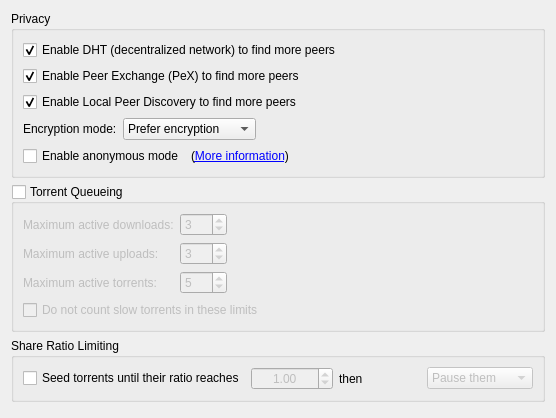
          <widget class="QWidget" name="scrollAreaWidgetContents_4">
           <property name="geometry">
            <rect>
             <x>0</x>
             <y>0</y>
             <width>556</width>
             <height>418</height>
            </rect>
           </property>
           <layout class="QVBoxLayout" name="verticalLayout_7">
            <item>
             <widget class="QGroupBox" name="AddBTFeaturesBox">
              <property name="title">
               <string>Privacy</string>
              </property>
              <layout class="QVBoxLayout" name="verticalLayout_14">
               <item>
                <widget class="QCheckBox" name="checkDHT">
                 <property name="text">
                  <string>Enable DHT (decentralized network) to find more peers</string>
                 </property>
                 <property name="checked">
                  <bool>true</bool>
                 </property>
                </widget>
               </item>
               <item>
                <widget class="QCheckBox" name="checkPeX">
                 <property name="toolTip">
                  <string>Exchange peers with compatible Bittorrent clients (µTorrent, Vuze, ...)</string>
                 </property>
                 <property name="text">
                  <string>Enable Peer Exchange (PeX) to find more peers</string>
                 </property>
                 <property name="checked">
                  <bool>true</bool>
                 </property>
                </widget>
               </item>
               <item>
                <widget class="QCheckBox" name="checkLSD">
                 <property name="toolTip">
                  <string>Look for peers on your local network</string>
                 </property>
                 <property name="text">
                  <string>Enable Local Peer Discovery to find more peers</string>
                 </property>
                 <property name="checked">
                  <bool>true</bool>
                 </property>
                </widget>
               </item>
               <item>
                <layout class="QHBoxLayout">
                 <item>
                  <widget class="QLabel" name="lbl_encryption">
                   <property name="text">
                    <string>Encryption mode:</string>
                   </property>
                  </widget>
                 </item>
                 <item>
                  <widget class="QComboBox" name="comboEncryption">
                   <item>
                    <property name="text">
                     <string>Prefer encryption</string>
                    </property>
                   </item>
                   <item>
                    <property name="text">
                     <string>Require encryption</string>
                    </property>
                   </item>
                   <item>
                    <property name="text">
                     <string>Disable encryption</string>
                    </property>
                   </item>
                  </widget>
                 </item>
                 <item>
                  <spacer>
                   <property name="orientation">
                    <enum>Qt::Horizontal</enum>
                   </property>
                   <property name="sizeHint" stdset="0">
                    <size>
                     <width>40</width>
                     <height>20</height>
                    </size>
                   </property>
                  </spacer>
                 </item>
                </layout>
               </item>
               <item>
                <layout class="QHBoxLayout" name="horizontalLayout_6">
                 <item>
                  <widget class="QCheckBox" name="checkAnonymousMode">
                   <property name="toolTip">
                    <string>Enable when using a proxy or a VPN connection</string>
                   </property>
                   <property name="text">
                    <string>Enable anonymous mode</string>
                   </property>
                  </widget>
                 </item>
                 <item>
                  <widget class="QLabel" name="label_anonymous">
                   <property name="text">
                    <string> (&lt;a href=&quot;http://github.com/qbittorrent/qBittorrent/wiki/Anonymous-Mode&quot;&gt;More information&lt;/a&gt;)</string>
                   </property>
                   <property name="openExternalLinks">
                    <bool>true</bool>
                   </property>
                  </widget>
                 </item>
                 <item>
                  <spacer name="horizontalSpacer_14">
                   <property name="orientation">
                    <enum>Qt::Horizontal</enum>
                   </property>
                   <property name="sizeHint" stdset="0">
                    <size>
                     <width>40</width>
                     <height>20</height>
                    </size>
                   </property>
                  </spacer>
                 </item>
                </layout>
               </item>
              </layout>
             </widget>
            </item>
            <item>
             <widget class="QGroupBox" name="checkEnableQueueing">
              <property name="title">
               <string>Torrent Queueing</string>
              </property>
              <property name="checkable">
               <bool>true</bool>
              </property>
              <property name="checked">
               <bool>false</bool>
              </property>
              <layout class="QGridLayout" name="gridLayout_2">
               <property name="bottomMargin">
                <number>9</number>
               </property>
               <item row="0" column="0">
                <widget class="QLabel" name="label_max_active_dl">
                 <property name="text">
                  <string>Maximum active downloads:</string>
                 </property>
                </widget>
               </item>
               <item row="0" column="1">
                <widget class="QSpinBox" name="spinMaxActiveDownloads">
                 <property name="minimum">
                  <number>-1</number>
                 </property>
                 <property name="maximum">
                  <number>999</number>
                 </property>
                 <property name="value">
                  <number>3</number>
                 </property>
                </widget>
               </item>
               <item row="1" column="0">
                <widget class="QLabel" name="label_max_active_up">
                 <property name="text">
                  <string>Maximum active uploads:</string>
                 </property>
                </widget>
               </item>
               <item row="1" column="1">
                <widget class="QSpinBox" name="spinMaxActiveUploads">
                 <property name="minimum">
                  <number>-1</number>
                 </property>
                 <property name="maximum">
                  <number>999</number>
                 </property>
                 <property name="value">
                  <number>3</number>
                 </property>
                </widget>
               </item>
               <item row="2" column="0">
                <widget class="QLabel" name="maxActiveTorrents_lbl">
                 <property name="text">
                  <string>Maximum active torrents:</string>
                 </property>
                </widget>
               </item>
               <item row="2" column="1">
                <widget class="QSpinBox" name="spinMaxActiveTorrents">
                 <property name="minimum">
                  <number>-1</number>
                 </property>
                 <property name="maximum">
                  <number>999</number>
                 </property>
                 <property name="value">
                  <number>5</number>
                 </property>
                </widget>
               </item>
               <item row="1" column="2">
                <spacer name="horizontalSpacer_2">
                 <property name="orientation">
                  <enum>Qt::Horizontal</enum>
                 </property>
                 <property name="sizeHint" stdset="0">
                  <size>
                   <width>40</width>
                   <height>20</height>
                  </size>
                 </property>
                </spacer>
               </item>
               <item row="0" column="2">
                <spacer name="horizontalSpacer_7">
                 <property name="orientation">
                  <enum>Qt::Horizontal</enum>
                 </property>
                 <property name="sizeHint" stdset="0">
                  <size>
                   <width>40</width>
                   <height>20</height>
                  </size>
                 </property>
                </spacer>
               </item>
               <item row="2" column="2">
                <spacer name="horizontalSpacer_11">
                 <property name="orientation">
                  <enum>Qt::Horizontal</enum>
                 </property>
                 <property name="sizeHint" stdset="0">
                  <size>
                   <width>40</width>
                   <height>20</height>
                  </size>
                 </property>
                </spacer>
               </item>
               <item row="3" column="0" colspan="3">
                <widget class="QCheckBox" name="checkIgnoreSlowTorrentsForQueueing">
                 <property name="text">
                  <string>Do not count slow torrents in these limits</string>
                 </property>
                </widget>
               </item>
              </layout>
             </widget>
            </item>
            <item>
             <widget class="QGroupBox" name="ratioBox">
              <property name="title">
               <string>Share Ratio Limiting</string>
              </property>
              <layout class="QVBoxLayout">
               <property name="bottomMargin">
                <number>9</number>
               </property>
               <item>
                <layout class="QHBoxLayout">
                 <item>
                  <widget class="QCheckBox" name="checkMaxRatio">
                   <property name="text">
                    <string>Seed torrents until their ratio reaches</string>
                   </property>
                  </widget>
                 </item>
                 <item>
                  <widget class="QDoubleSpinBox" name="spinMaxRatio">
                   <property name="enabled">
                    <bool>false</bool>
                   </property>
                   <property name="alignment">
                    <set>Qt::AlignHCenter</set>
                   </property>
                   <property name="minimum">
                    <double>0.000000000000000</double>
                   </property>
                   <property name="maximum">
                    <double>9998.000000000000000</double>
                   </property>
                   <property name="singleStep">
                    <double>0.050000000000000</double>
                   </property>
                   <property name="value">
                    <double>1.000000000000000</double>
                   </property>
                  </widget>
                 </item>
                 <item>
                  <widget class="QLabel" name="label">
                   <property name="text">
                    <string>then</string>
                   </property>
                  </widget>
                 </item>
                 <item>
                  <widget class="QComboBox" name="comboRatioLimitAct">
                   <property name="enabled">
                    <bool>false</bool>
                   </property>
                   <item>
                    <property name="text">
                     <string>Pause them</string>
                    </property>
                   </item>
                   <item>
                    <property name="text">
                     <string>Remove them</string>
                    </property>
                   </item>
                  </widget>
                 </item>
                </layout>
               </item>
              </layout>
             </widget>
            </item>
            <item>
             <spacer name="verticalSpacer_8">
              <property name="orientation">
               <enum>Qt::Vertical</enum>
              </property>
              <property name="sizeHint" stdset="0">
               <size>
                <width>20</width>
                <height>40</height>
               </size>
              </property>
             </spacer>
            </item>
           </layout>
          </widget>
